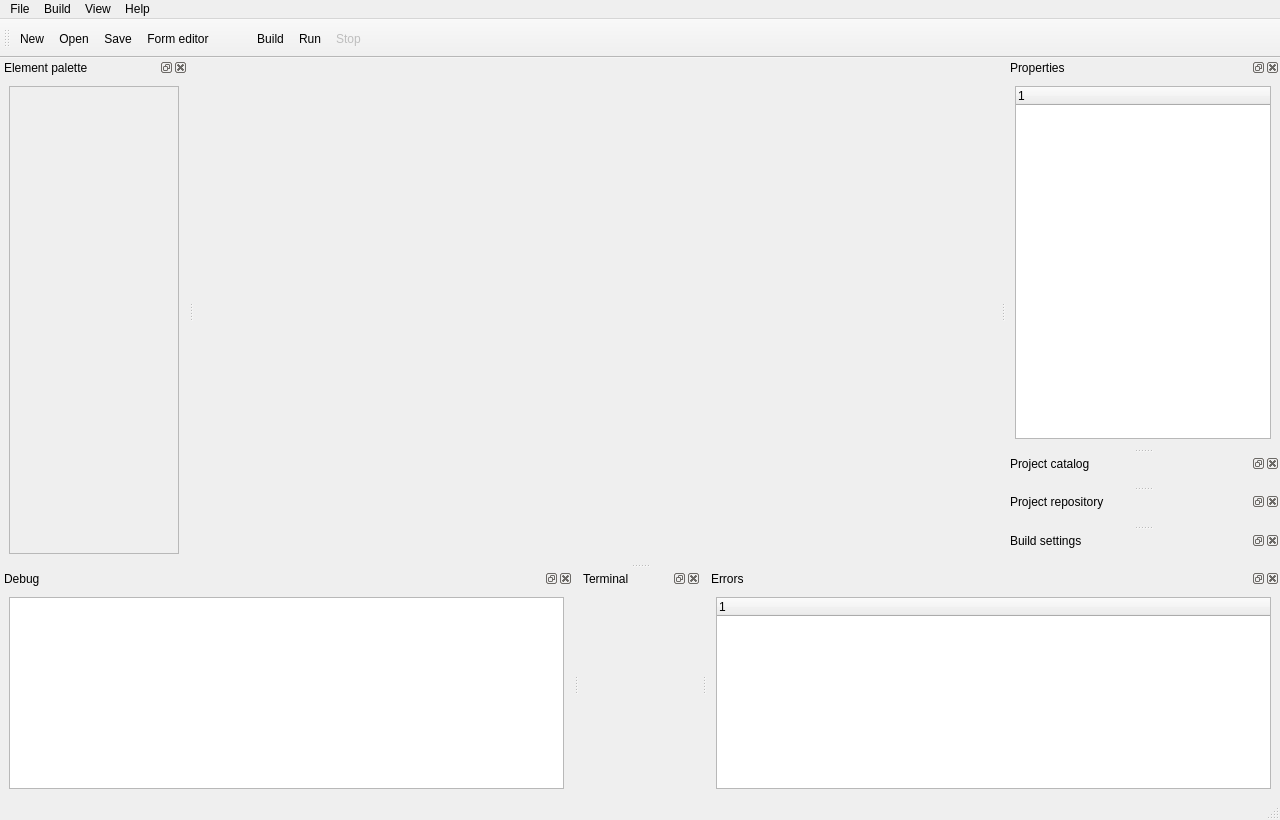
<?xml version="1.0" encoding="UTF-8"?>
<ui version="4.0">
 <class>MainWindow</class>
 <widget class="QMainWindow" name="MainWindow">
  <property name="geometry">
   <rect><x>0</x><y>0</y><width>1280</width><height>820</height></rect>
  </property>
  <property name="windowTitle">
   <string>HiAsm</string>
  </property>
  <widget class="QWidget" name="centralWidget">
   <layout class="QVBoxLayout" name="centralLayout">
    <property name="leftMargin"><number>0</number></property>
    <property name="topMargin"><number>0</number></property>
    <property name="rightMargin"><number>0</number></property>
    <property name="bottomMargin"><number>0</number></property>
    <item>
     <widget class="QTabWidget" name="tabs">
      <property name="tabsClosable"><bool>true</bool></property>
      <property name="documentMode"><bool>true</bool></property>
     </widget>
    </item>
   </layout>
  </widget>
  <widget class="QDockWidget" name="paletteDock">
   <property name="windowTitle"><string>Element palette</string></property>
   <attribute name="dockWidgetArea"><number>1</number></attribute>
   <widget class="QWidget" name="paletteDockContents">
    <layout class="QVBoxLayout" name="paletteLayout">
     <item><widget class="QScrollArea" name="palette">
      <property name="widgetResizable"><bool>true</bool></property>
      <property name="horizontalScrollBarPolicy"><enum>Qt::ScrollBarAlwaysOff</enum></property>
     </widget></item>
    </layout>
   </widget>
  </widget>
  <widget class="QDockWidget" name="propertyDock">
   <property name="windowTitle"><string>Properties</string></property>
   <attribute name="dockWidgetArea"><number>2</number></attribute>
   <widget class="QWidget" name="propertyDockContents">
    <layout class="QVBoxLayout" name="propertyLayout">
     <item><widget class="QTreeWidget" name="properties"/></item>
    </layout>
   </widget>
  </widget>
  <widget class="QDockWidget" name="debugDock">
   <property name="windowTitle"><string>Debug</string></property>
   <attribute name="dockWidgetArea"><number>8</number></attribute>
   <widget class="QWidget" name="debugDockContents">
    <layout class="QVBoxLayout" name="debugLayout">
     <item><widget class="QPlainTextEdit" name="debugOutput"><property name="readOnly"><bool>true</bool></property></widget></item>
    </layout>
   </widget>
  </widget>
  <widget class="QDockWidget" name="terminalDock">
   <property name="windowTitle"><string>Terminal</string></property>
   <attribute name="dockWidgetArea"><number>8</number></attribute>
   <widget class="QWidget" name="terminalDockContents"/>
  </widget>
  <widget class="QDockWidget" name="catalogDock">
   <property name="windowTitle"><string>Project catalog</string></property>
   <attribute name="dockWidgetArea"><number>2</number></attribute>
   <widget class="QWidget" name="catalogDockContents"/>
  </widget>
  <widget class="QDockWidget" name="repositoryDock">
   <property name="windowTitle"><string>Project repository</string></property>
   <attribute name="dockWidgetArea"><number>2</number></attribute>
   <widget class="QWidget" name="repositoryDockContents"/>
  </widget>
  <widget class="QDockWidget" name="buildSettingsDock">
   <property name="windowTitle"><string>Build settings</string></property>
   <attribute name="dockWidgetArea"><number>2</number></attribute>
   <widget class="QWidget" name="buildSettingsDockContents"/>
  </widget>
  <widget class="QDockWidget" name="errorsDock">
   <property name="windowTitle"><string>Errors</string></property>
   <attribute name="dockWidgetArea"><number>8</number></attribute>
   <widget class="QWidget" name="errorsDockContents">
    <layout class="QVBoxLayout" name="errorsLayout">
     <item><widget class="QTreeWidget" name="errors"><property name="rootIsDecorated"><bool>false</bool></property></widget></item>
    </layout>
   </widget>
  </widget>
  <widget class="QMenuBar" name="menuBar">
   <property name="geometry"><rect><x>0</x><y>0</y><width>1280</width><height>22</height></rect></property>
   <widget class="QMenu" name="fileMenu"><property name="title"><string>File</string></property>
    <addaction name="actionNew"/><addaction name="actionOpen"/><addaction name="actionSave"/><addaction name="actionSaveAs"/><addaction name="actionClose"/><addaction name="separatorFile1"/><addaction name="actionProjectManager"/><addaction name="separatorFile2"/><addaction name="actionExit"/>
   </widget>
   <widget class="QMenu" name="buildMenu"><property name="title"><string>Build</string></property><addaction name="actionBuild"/><addaction name="actionRun"/><addaction name="actionStop"/></widget>
   <widget class="QMenu" name="viewMenu"><property name="title"><string>View</string></property><addaction name="actionFormEdit"/></widget>
   <widget class="QMenu" name="helpMenu"><property name="title"><string>Help</string></property><addaction name="actionAbout"/></widget>
   <addaction name="fileMenu"/><addaction name="buildMenu"/><addaction name="viewMenu"/><addaction name="helpMenu"/>
  </widget>
  <widget class="QToolBar" name="mainToolbar"><property name="windowTitle"><string>Main toolbar</string></property><addaction name="actionNew"/><addaction name="actionOpen"/><addaction name="actionSave"/><addaction name="actionFormEdit"/><addaction name="separatorTool1"/><addaction name="actionBuild"/><addaction name="actionRun"/><addaction name="actionStop"/></widget>
  <widget class="QStatusBar" name="statusBar"/>
  <action name="actionNew"><property name="text"><string>New</string></property><property name="shortcut"><string>Ctrl+N</string></property></action>
  <action name="actionOpen"><property name="text"><string>Open...</string></property><property name="shortcut"><string>Ctrl+O</string></property></action>
  <action name="actionSave"><property name="text"><string>Save</string></property><property name="shortcut"><string>Ctrl+S</string></property></action>
  <action name="actionSaveAs"><property name="text"><string>Save as...</string></property><property name="shortcut"><string>Ctrl+Shift+S</string></property></action>
  <action name="actionClose"><property name="text"><string>Close</string></property><property name="shortcut"><string>Ctrl+W</string></property></action>
  <action name="actionProjectManager"><property name="text"><string>Project manager...</string></property></action>
  <action name="actionExit"><property name="text"><string>Exit</string></property><property name="shortcut"><string>Ctrl+Q</string></property></action>
  <action name="actionFormEdit"><property name="text"><string>Form editor</string></property><property name="checkable"><bool>true</bool></property></action>
  <action name="actionBuild"><property name="text"><string>Build</string></property><property name="shortcut"><string>F7</string></property></action>
  <action name="actionRun"><property name="text"><string>Run</string></property><property name="shortcut"><string>F9</string></property></action>
  <action name="actionStop"><property name="text"><string>Stop</string></property><property name="enabled"><bool>false</bool></property><property name="shortcut"><string>Shift+F9</string></property></action>
  <action name="actionAbout"><property name="text"><string>About HiAsm</string></property></action>
  <action name="separatorFile1"><property name="separator"><bool>true</bool></property></action>
  <action name="separatorFile2"><property name="separator"><bool>true</bool></property></action>
  <action name="separatorTool1"><property name="separator"><bool>true</bool></property></action>
 </widget>
 <resources/>
 <connections/>
</ui>
